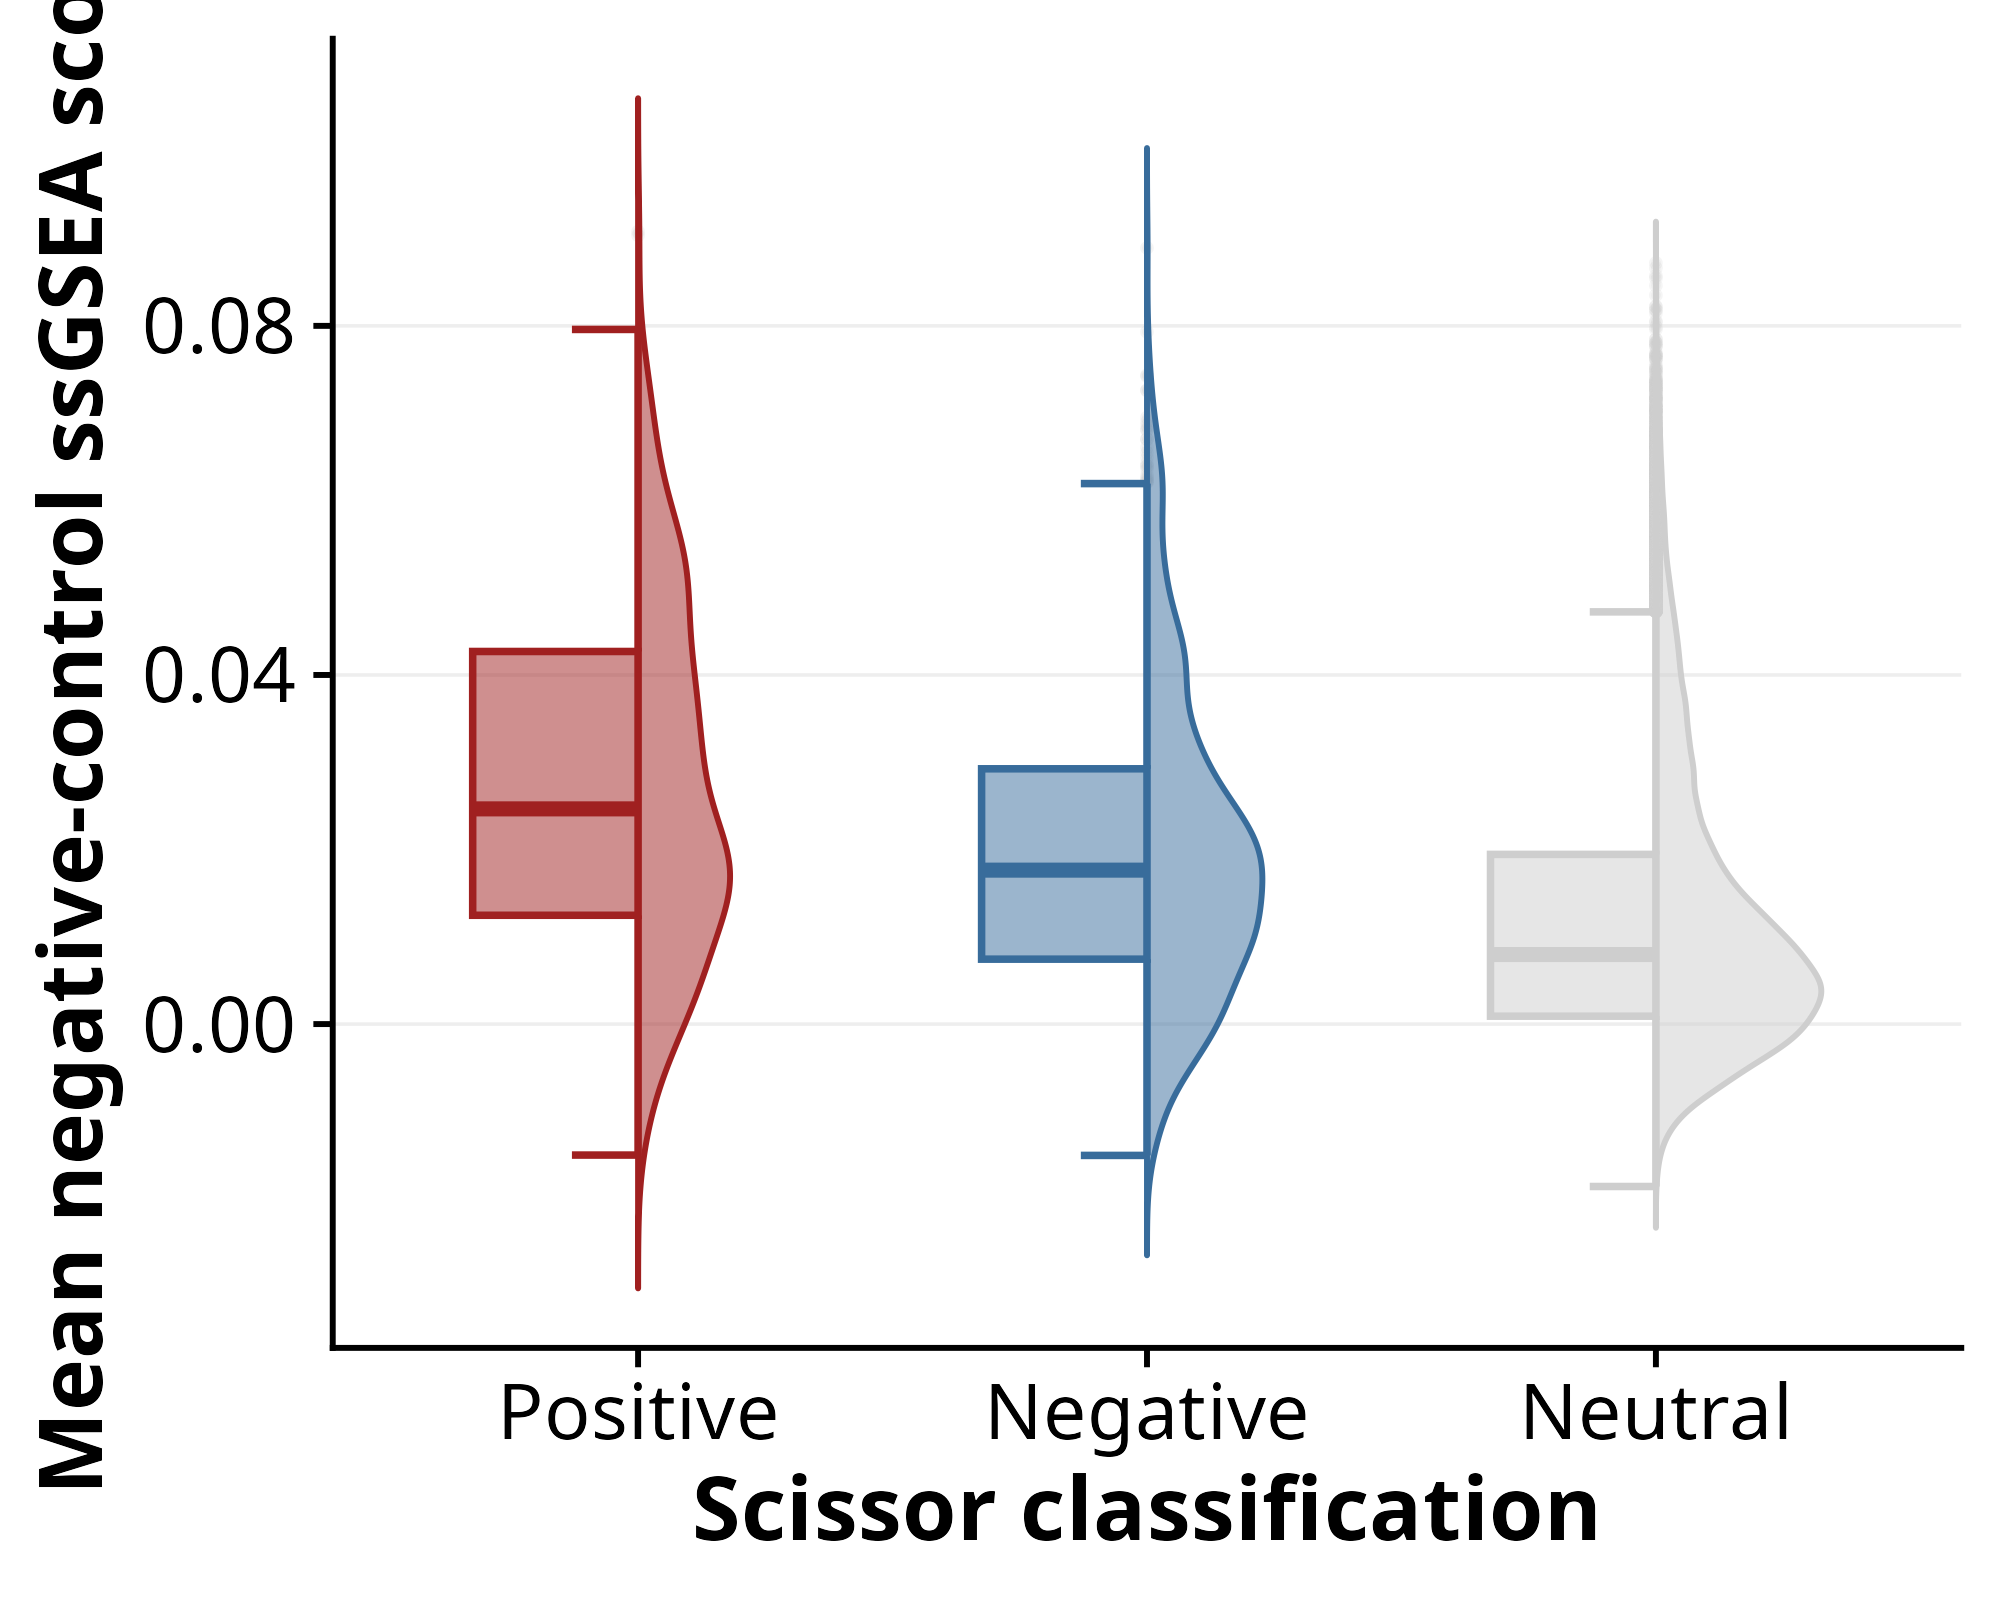

The R source for this figure:
setwd(file.path(
  usethis::proj_path(),
  "paper_plot/Figure1A/half_box_half_violine"
))

library(dplyr)
library(ggplot2)
library(gghalves)

data <- qs::qread(
  "../../../3_negative_ctrl/luad/luad_Sample_100_ssgsea_score.qs"
)
seurat <- qs::qread(
  "/home/data/sigbridger/benchmark_data/lung/TCGA-LUAD/luad_tcga_scissor.qs",
  nthreads = 8L
)
label <- seurat$scRNA_data$scissor

stopifnot(nrow(data) == length(label))

plot_data <- tibble(
  label = factor(label, levels = c("Positive", "Negative", "Neutral")),
  mean_score = rowMeans(data, na.rm = TRUE)
) |>
  filter(!is.na(label), is.finite(mean_score))

palette <- c(
  Positive = "#a02020",
  Negative = "#386c9b",
  Neutral = "#CECECE"
)

p <- ggplot(
  plot_data,
  aes(x = label, y = mean_score, fill = label, color = label)
) +
  geom_half_boxplot(
    side = "l",
    outlier.alpha = 0.2,
    outlier.size = 0.5,
    outlier.colour = "#CECECE",
    width = 0.65,
    alpha = 0.5,
    errorbar.length = 0.4,
    show.legend = FALSE
  ) +
  geom_half_violin(
    side = "r",
    trim = FALSE,
    alpha = 0.5,
    width = 0.65,
    scale = "area",
    show.legend = FALSE
  ) +
  scale_fill_manual(values = palette, guide = "none") +
  scale_color_manual(values = palette, guide = "none") +
  cowplot::theme_cowplot() +
  theme(
    axis.text.x = element_text(size = 14),
    axis.text.y = element_text(size = 14),
    axis.title.x = element_text(size = 16, face = "bold"),
    axis.title.y = element_text(size = 16, face = "bold"),
    panel.grid.major.x = element_blank(),
    panel.grid.minor = element_blank(),
    panel.grid.major.y = element_line(color = "#EEEEEE", linewidth = 0.3)
  ) +
  labs(
    x = "Scissor classification",
    y = "Mean negative-control ssGSEA score"
  )

ggsave(
  filename = "neg_ctrl_mini.png",
  plot = p,
  dpi = 400,
  width = 5,
  height = 4
)
